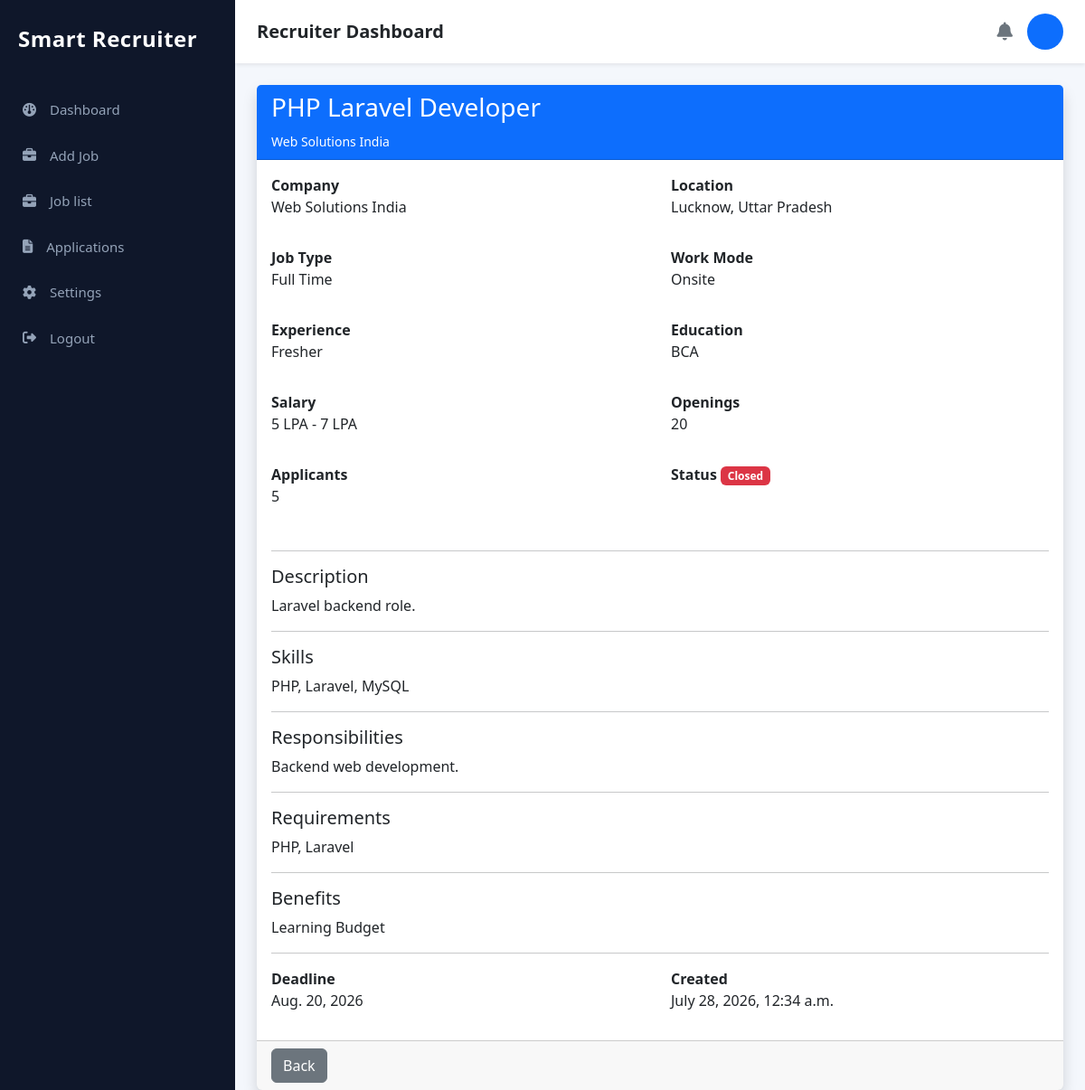
/recruiter/job/16/, run on an earlier commit of the app's database.
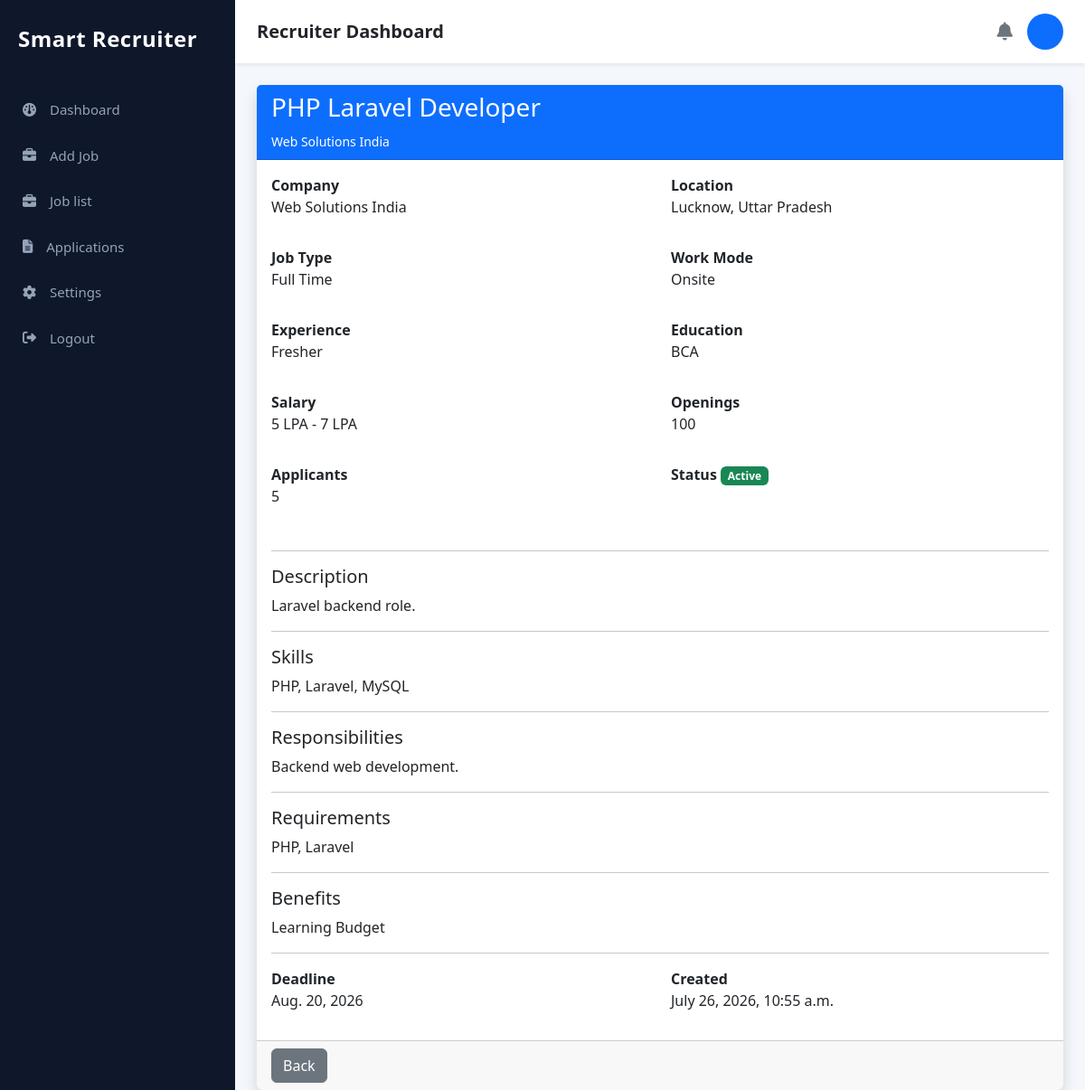
And on a later commit of the database.
### job/models.py (models this page shows, shortened)
class Job(models.Model):
    JOB_TYPES = (
        ("Full Time", "Full Time"),
        ("Part Time", "Part Time"),
        ("Internship", "Internship"),
        ("Contract", "Contract"),
        ("Remote", "Remote"),
    )
    WORK_MODE = (
        ("Onsite", "Onsite"),
        ("Remote", "Remote"),
        ("Hybrid", "Hybrid"),
    )
    STATUS = (
        ("Active", "Active"),
        ("Closed", "Closed"),
    )
    EXPERIENCE = (
        ("Fresher", "Fresher"),
        ("0-1 Years", "0-1 Years"),
        ("1-3 Years", "1-3 Years"),
        ("3-5 Years", "3-5 Years"),
        ("5+ Years", "5+ Years"),
    )
    title = models.CharField(max_length=200)
    company = models.CharField(max_length=200)
    location = models.CharField(max_length=200)
    work_mode = models.CharField(
        max_length=20,
        choices=WORK_MODE,
        default="Onsite"
    )
    job_type = models.CharField(
        max_length=30,
        choices=JOB_TYPES,
        default="Full Time"
    )
    experience = models.CharField(
        max_length=30,
        choices=EXPERIENCE,
        default="Fresher"
    )
    education = models.CharField(max_length=200)
    salary = models.CharField(max_length=100)
    skills = models.TextField(
        help_text="Example: Python, Django, SQL, REST API"
    )
    responsibilities = models.TextField()
    requirements = models.TextField()
    benefits = models.TextField(blank=True)
    description = models.TextField()
    deadline = models.DateField(default=timezone.now)
    applicants = models.PositiveIntegerField(default=0)
    openings = models.PositiveIntegerField(default=1)
    status = models.CharField(
        max_length=20,
        choices=STATUS,
        default="Active"
    )
    created_at = models.DateTimeField(auto_now_add=True)

### recruiter/views.py (the view)
def recruiter_job_detail(request, id):
    job = get_object_or_404(Job, id=id)
    applications = (
        Application.objects
        .filter(job=job)
        .select_related("user")
    )
    context = {
        "job": job,
        "applications": applications,
        "total_applications": applications.count(),
    }
    return render(
        request,
        "recruiter/job_detail.html",
        context,
    )

### templates/recruiter/job_detail.html
{% extends "recruiter/recruiter_base.html" %} {% block content %}
<div class="container mt-4">
  <div class="card shadow border-0">
    <div class="card-header bg-primary text-white">
      <h3>{{ job.title }}</h3>
      <small>{{ job.company }}</small>
    </div>
    <div class="card-body">
      <div class="row">
        <div class="col-md-6 mb-3">
          <strong>Company</strong>
          <p>{{ job.company }}</p>
        </div>
        <div class="col-md-6 mb-3">
          <strong>Location</strong>
          <p>{{ job.location }}</p>
        </div>
        <div class="col-md-6 mb-3">
          <strong>Job Type</strong>
          <p>{{ job.job_type }}</p>
        </div>
        <div class="col-md-6 mb-3">
          <strong>Work Mode</strong>
          <p>{{ job.work_mode }}</p>
        </div>
        <div class="col-md-6 mb-3">
          <strong>Experience</strong>
          <p>{{ job.experience }}</p>
        </div>
        <div class="col-md-6 mb-3">
          <strong>Education</strong>
          <p>{{ job.education }}</p>
        </div>
        <div class="col-md-6 mb-3">
          <strong>Salary</strong>
          <p>{{ job.salary }}</p>
        </div>
        <div class="col-md-6 mb-3">
          <strong>Openings</strong>
          <p>{{ job.openings }}</p>
        </div>
        <div class="col-md-6 mb-3">
          <strong>Applicants</strong>
          <p>{{ job.applicants }}</p>
        </div>
        <div class="col-md-6 mb-3">
          <strong>Status</strong>
          {% if job.status == "Active" %}
          <span class="badge bg-success"> {{ job.status }} </span>
          {% else %}
          <span class="badge bg-danger"> {{ job.status }} </span>
          {% endif %}
        </div>
      </div>
      <hr />
      <h5>Description</h5>
      <p>{{ job.description }}</p>
      <hr />
      <h5>Skills</h5>
      <p>{{ job.skills }}</p>
      <hr />
      <h5>Responsibilities</h5>
      <p>{{ job.responsibilities|linebreaksbr }}</p>
      <hr />
      <h5>Requirements</h5>
      <p>{{ job.requirements|linebreaksbr }}</p>
      <hr />
      <h5>Benefits</h5>
      <p>{{ job.benefits|linebreaksbr }}</p>
      <hr />
      <div class="row">
        <div class="col-md-6">
          <strong>Deadline</strong>
          <p>{{ job.deadline }}</p>
        </div>
        <div class="col-md-6">
          <strong>Created</strong>
          <p>{{ job.created_at }}</p>
        </div>
      </div>
    </div>
    <div class="card-footer">
      <a href="{% url 'recruiter_job_list' %}" class="btn btn-secondary">
        Back
      </a>
    </div>
  </div>
</div>
{% endblock %}

What changed in the data, as far as the page shows it:
changed Job "PHP Laravel Developer": openings "20" → "100"; created_at "July 28, 2026, 12:34 a.m." → "July 26, 2026, 10:55 a.m."; status "Closed" → "Active"
